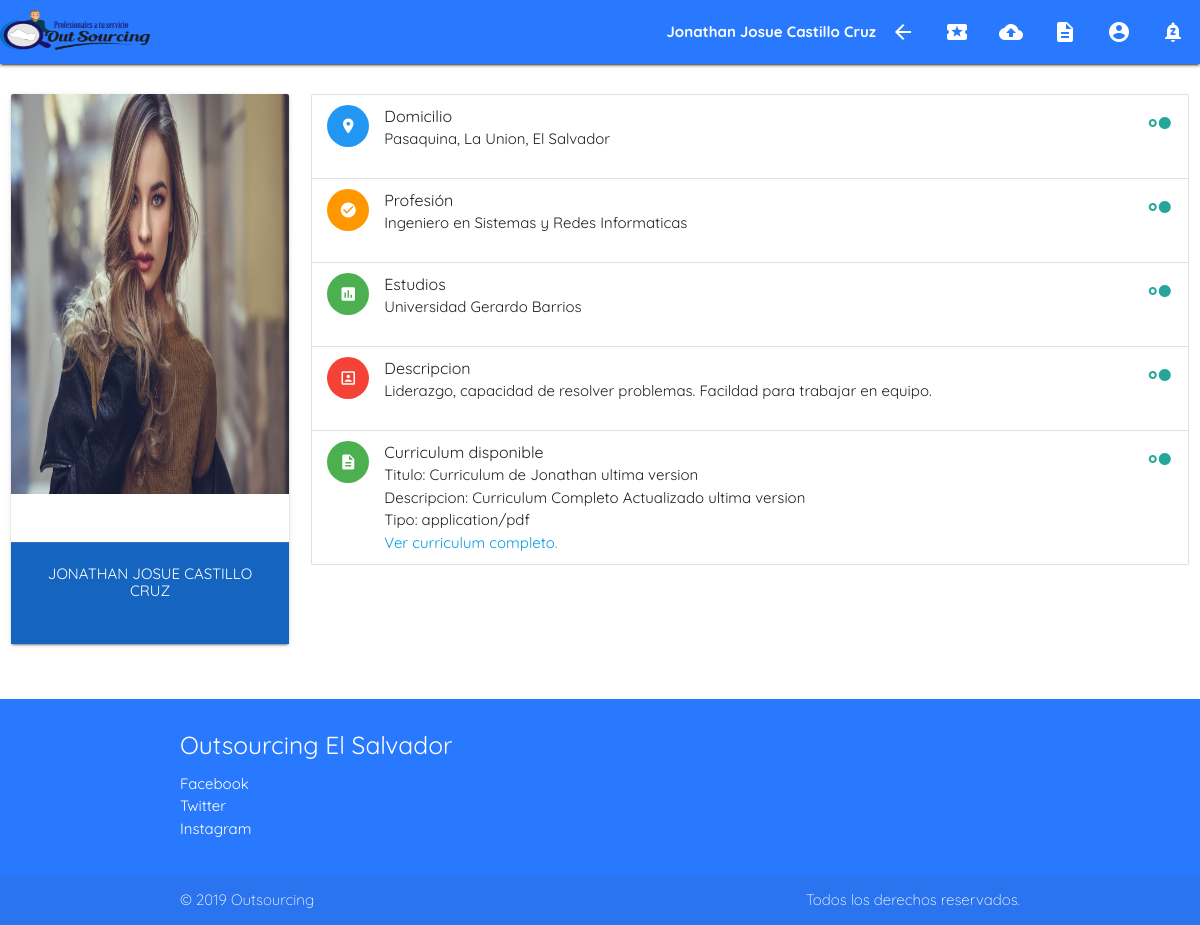
Screenshot of /view/User/Profile.php (signed in) with the database file from the repository.
### tables this page shows
CREATE TABLE `ficha` (
  `Id_Ficha` int(11) NOT NULL,
  `Id_Usuario` int(11) NOT NULL,
  `Nombre` varchar(200) NOT NULL,
  `Domicilio` varchar(200) NOT NULL,
  `Profesion` varchar(50) NOT NULL,
  `Estudios` varchar(200) NOT NULL,
  `Descripcion` varchar(300) NOT NULL,
  `FotoRuta` varchar(150) NOT NULL
);

CREATE TABLE `curriculum` (
  `Id_Curriculum` int(11) NOT NULL,
  `Id_Usuario` int(11) NOT NULL,
  `Nombre` varchar(150) NOT NULL,
  `Descripcion` varchar(150) NOT NULL,
  `Tipo` varchar(100) NOT NULL,
  `Ruta` varchar(300) NOT NULL
);

### model/database.php (called while the page is built)
<?php
class Database
{
  public static function Conectar()
    {
       $host ='localhost';
       $usuario ='root';
       $pass ='';
       $bbdd ='consulting';
        $pdo = new PDO("mysql:host=$host;dbname=$bbdd;charset=utf8;port=3306",$usuario,$pass);
        $pdo->setAttribute(PDO::ATTR_ERRMODE, PDO::ERRMODE_EXCEPTION);
        return $pdo;
    }
}
?>

### manager/users/user.php (called while the page is built, shortened)
<?php
require_once('../../model/database.php');
class user
{
	private $pdo, $iniciar;
	public function __CONSTRUCT()
	{
		try
		{
			$this->pdo = Database::Conectar();
		}
		catch(Exception $e)
		{
			die($e->getMessage());
		}
	}
    public function ProfileFicha()
    {
        try
		{
			$Id=$_SESSION['Id_Usuario'];
			$stm = $this->pdo->prepare("SELECT ficha.Domicilio, ficha.Profesion, ficha.Estudios, ficha.Descripcion, ficha.FotoRuta FROM ficha WHERE Id_Usuario='$Id' ORDER BY Id_Ficha DESC LIMIT 1");
			$stm->execute();
			return $stm->fetchAll(PDO::FETCH_OBJ);
		}
		catch(Exception $e)
		{
			die($e->getMessage());
		}
		}
		public function ProfileCurriculum()
		{
			try
			{
				$Id=$_SESSION['Id_Usuario'];
				$stm = $this->pdo->prepare("SELECT curriculum.Nombre,curriculum.Descripcion, curriculum.Tipo, curriculum.Ruta FROM curriculum WHERE Id_Usuario='$Id' ORDER BY Id_Curriculum DESC LIMIT 1");
				$stm->execute();
				return $stm->fetchAll(PDO::FETCH_OBJ);
			}
			catch(Exception $e)
			{
				die($e->getMessage());
			}
		}
}

### view/User/Profile.php (the view, shortened to what this page needs)
<!DOCTYPE html>
<html>
<head>
<?php
include '../Components/Header.php';
?>
</head>
<body>
<div class="Container">
	  <nav class="panel grey darken-4">
    <?php include '../Components/Menu_Standar.php'; ?>
  </nav>
	<div class="row">
		<center>
			<div class="col s3"></div>
	</center>
  </div>
  <div class="row" id="Secciones">
    <center>
    <div class="col s12">
    </div>
    </center>
    <div class="row">
<div class="col s3">
<?php
    require ("../../manager/users/user.php");
    $model_profile = new user();?>
<?php foreach($model_profile->ProfileFicha() as $r): ?>
      <div class="card">
        <div class="card-image">
          <img src="<?php echo SERVERURL.$r->FotoRuta; ?>" height="400" width="300">
        </div>
        <div class="card-content">
        </div>
        <div class="panel blue darken-3">
        <div class="card-action">
          <center>
          <a href=""  class="white-text text-darken-2"><H6 class="font-weight-light"><?php echo $_SESSION['user'];?></H6></a>
          </center>
          </div>
        </div>
      </div>
</div>
<div class="col s9">
<ul class="collection">
    <li class="collection-item avatar">
    <i class="material-icons circle blue">location_on</i>
      <span class="title">Domicilio</span>
      <p><?php echo $r->Domicilio; ?>
      </p>
      <a href="#!" class="secondary-content"><i class="material-icons">hdr_strong</i></a>
    </li>
    <li class="collection-item avatar">
      <i class="material-icons circle orange">check_circle</i>
      <span class="title">Profesión</span>
      <p><?php echo $r->Profesion; ?>
      </p>
      <a href="#!" class="secondary-content"><i class="material-icons">hdr_strong</i></a>
    </li>
    <li class="collection-item avatar">
      <i class="material-icons circle green">insert_chart</i>
      <span class="title">Estudios</span>
      <p><?php echo $r->Estudios; ?>
      </p>
      <a href="#!" class="secondary-content"><i class="material-icons">hdr_strong</i></a>
    </li>
    <li class="collection-item avatar">
      <i class="material-icons circle red">portrait</i>
      <span class="title">Descripcion</span>
      <p><?php echo $r->Descripcion; ?>
      </p>
      <a href="#!" class="secondary-content"><i class="material-icons">hdr_strong</i></a>
    </li>
    <li class="collection-item avatar">
      <i class="material-icons circle green">description</i>
      <span class="title">Curriculum disponible</span>
      <?php foreach($model_profile->ProfileCurriculum() as $s): ?>
      <p>Titulo: <?php echo $s->Nombre; ?><br>
      <p>Descripcion: <?php echo $s->Descripcion; ?><br>
      <p>Tipo: <?php echo $s->Tipo; ?><br>
      <a href="<?php echo $s->Ruta; ?>" target="_blanck">Ver curriculum completo.</a><br>
      <?php endforeach; ?>
      </p>
      <a href="#!" class="secondary-content"><i class="material-icons">hdr_strong</i></a>
    </li>
  </ul>
</div>
<?php endforeach; ?>
</div>
  </div>
</body>
<footer>
<?php include '../Components/Footer.php';?>
</footer>
</html>

### assets/css/GeneralStyle.css (style rules this page uses)
body { display: flex; min-height: 100vh; flex-direction: column; }

### view/Components/Header.php (style rules this page uses)
html { font-family: 'Quicksand', sans-serif; }

### rows the page displays
ficha: FotoRuta (picture), Domicilio "Pasaquina, La Union, El Salvador", Profesion "Ingeniero en Sistemas y Redes Informaticas", Estudios "Universidad Gerardo Barrios", Descripcion "Liderazgo, capacidad de resolver problemas. Facildad para trabajar en equipo."
curriculum: Nombre "Curriculum de Jonathan ultima version", Descripcion "Curriculum Completo Actualizado ultima version", Tipo "application/pdf"

### other values shown
$_SESSION['user'] "Jonathan Josue Castillo Cruz"
